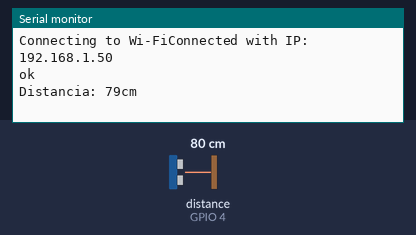
The sketch below on a simulated ESP8266 (NodeMCU). On the bench: the last lines printed to the serial monitor. Wiring (inferred from the names in the program): ultrasonic range finder: trigger GPIO 2; echo GPIO 4. The inputs (shaded band) are chosen by the test bench; at power-on: distance to the obstacle (sensor on GPIO 4) 80 cm. The echo pulse lasts 58.3 µs per cm; WiFi joins after 1.5 s; servers stay silent unless stated.

Above: at 2.7 s.
2.8 s: distance to the obstacle (sensor on GPIO 4) set to 2 cm
At 3.6 s:
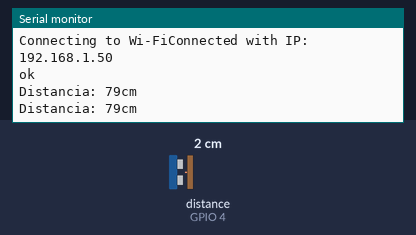
4.3 s: distance to the obstacle (sensor on GPIO 4) set to 4 cm
At 5.7 s:
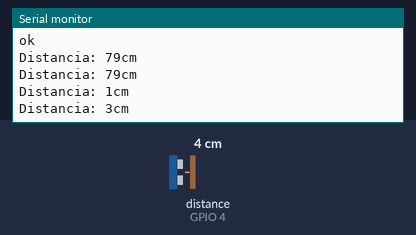
Timing chart, 0 to 7.3 s (numbered marks = the images above; inputs shaded):
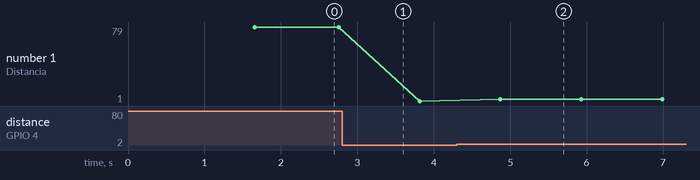

Measured:
- after the input at 4.3 s, the serial monitor: prints a new line after 0.57 s (image 2)
- plotted number 1: 79 → 1 after the input at 2.8 s, 1 → 3 after the input at 4.3 s

The sketch:

DHT11_S_Ultrasonico_Firebase.ino
```cpp
#include "DHT.h"
#define DHTPIN 15
#define DHTTYPE DHT11
DHT dht(DHTPIN, DHTTYPE);
 #include <Arduino.h>
#if defined(ESP32)
  #include <WiFi.h>
  #include <SD.h>
#elif defined(ESP8266)
#endif
#include <Firebase_ESP_Client.h>

//Provide the token generation process info.
#include "addons/TokenHelper.h"
//Provide the RTDB payload printing info and other helper functions.
#include "addons/RTDBHelper.h"

// Insert your network credentials
#define WIFI_SSID ""
#define WIFI_PASSWORD ""

// Insert Firebase project API Key
#define API_KEY "AIzaS"

// Insert RTDB URLefine the RTDB URL */
#define DATABASE_URL "https://invernadero"

//Define Firebase Data object
FirebaseData fbdo;

FirebaseAuth auth;
FirebaseConfig config;

unsigned long sendDataPrevMillis = 0;
float floatValue;
bool signupOK = false;

const int Trigger = 2;   //Pin digital 2 para el Trigger del sensor (Input pin)
const int Echo = 4;   //Pin digital 3 para el Echo del sensor (Output pin)
int t; //timepo que demora en llegar el eco
int d; //distancia en centimetros

void sendTEMP(int temp){
  Firebase.RTDB.setInt(&fbdo, "Temperatura", temp);
}
void sendHUM(int hum){
  Firebase.RTDB.setInt(&fbdo, "Humedad", hum);
}
void sendDistancia(int distancia){
  Firebase.RTDB.setBool(&fbdo, "Distancia", distancia);
}


void setup(){
  Serial.begin(9600);
  dht.begin();
  pinMode(Trigger, OUTPUT); //pin como salida
  pinMode(Echo, INPUT);  //pin como entrada
  digitalWrite(Trigger, LOW);//Inicializamos el pin con 0

  WiFi.begin(WIFI_SSID, WIFI_PASSWORD);
  Serial.print("Connecting to Wi-Fi");
  while (WiFi.status() != WL_CONNECTED){
    delay(100);
  }
  Serial.print("Connected with IP: ");
  Serial.println(WiFi.localIP());
  Serial.println();

  /* Assign the api key (required) */
  config.api_key = API_KEY;

  /* Assign the RTDB URL (required) */
  config.database_url = DATABASE_URL;

  /* Sign up */
  if (Firebase.signUp(&config, &auth, "", "")){
    Serial.println("ok");
    signupOK = true;
  }
  else{
    Serial.printf("%s\n", config.signer.signupError.message.c_str());
  }

  /* Assign the callback function for the long running token generation task */
  config.token_status_callback = tokenStatusCallback; //see addons/TokenHelper.h

  Firebase.begin(&config, &auth);
  Firebase.reconnectWiFi(true);
}

void loop(){
  digitalWrite(Trigger, HIGH);
  delayMicroseconds(10);          //Enviamos un pulso de 10us
  digitalWrite(Trigger, LOW);

  t = pulseIn(Echo, HIGH); //obtenemos el ancho del pulso
  d = t/59;

  if (Firebase.ready() && signupOK && (millis() - sendDataPrevMillis > 1000 || sendDataPrevMillis == 0)){
    sendDataPrevMillis = millis();
    sendDistancia(d);
    Serial.print("Distancia: ");
    Serial.print(d);      //Enviamos serialmente el valor de la distancia
    Serial.print("cm");
    Serial.println();
  }

  if (Firebase.ready() && signupOK && (millis() - sendDataPrevMillis > 2000 || sendDataPrevMillis == 0)){
    sendDataPrevMillis = millis();
    float h = dht.readHumidity();
    float t = dht.readTemperature();
    if (isnan(h) || isnan(t)) {
      Serial.println(F("Failed to read from DHT sensor!"));
      return;
    }
    Serial.print(F("Distancia: "));
    Serial.print(h);
    Serial.println();
    sendHUM(h);
    sendTEMP(t);
    Serial.print(F("Humedad: "));
    Serial.print(h);
    Serial.print(F("% Temperatura: "));
    Serial.print(t);
    Serial.println(F("°C "));
  }
  delay(100);
}
```
